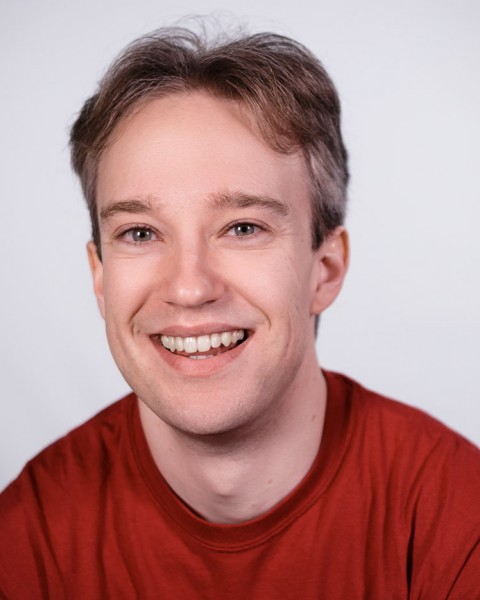
//> input picture l07/task 2/face.jpg, 480 x 600 px
$ ./objectDetection   (built with g++ and OpenCV 4)
//> lines starting //> are read from the running program, lines starting //| are printed output that depends on the picture; after the words box and inside, x2 and y2 are one past the last pixel; in counts of white or black regions, pixels touching at a corner belong together
 #include "opencv2/objdetect/objdetect.hpp"
 #include "opencv2/highgui/highgui.hpp"
 #include "opencv2/imgproc/imgproc.hpp"

 #include <iostream>
 #include <stdio.h>

 using namespace std;
 using namespace cv;

 /** Function Headers */
 void detectAndDisplay( Mat frame );

 /** Global variables */
 String face_cascade_name = "../haarcascade_frontalface_alt.xml";
 String eyes_cascade_name = "../haarcascade_eye_tree_eyeglasses.xml";
 CascadeClassifier face_cascade;
 CascadeClassifier eyes_cascade;
 RNG rng(12345);

 /** @function main */
 int main( int argc, const char** argv )
 {
   Mat frame;

   //-- 1. Load the cascades
   if( !face_cascade.load( face_cascade_name ) ){ printf("--(!)Error loading\n"); return -1; };
   if( !eyes_cascade.load( eyes_cascade_name ) ){ printf("--(!)Error loading\n"); return -1; };

   //-- 2. Load the image
   frame = imread("../face.jpg");
//> frame is the input picture: 600 rows x 480 cols, CV_8UC3; mean B, G, R 137.1, 138, 182.4

   //-- 3. Apply the classifier to the frame
   if( !frame.empty() )
   { detectAndDisplay( frame ); }
   else
   { printf(" --(!) No image loaded!\n");}
   return 0;
 }

/** @function detectAndDisplay */
void detectAndDisplay( Mat frame )
{
  std::vector<Rect> faces;
  Mat frame_gray;

  cvtColor( frame, frame_gray, COLOR_BGR2GRAY );
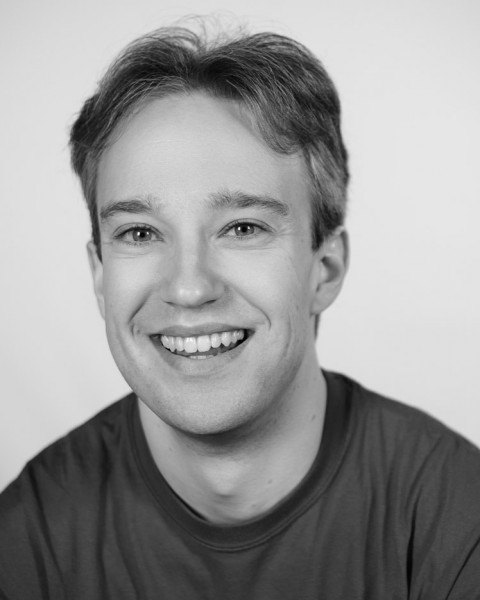
//> frame_gray: 600 rows x 480 cols, CV_8UC1; min 1, max 249, mean 151.1
  equalizeHist( frame_gray, frame_gray );
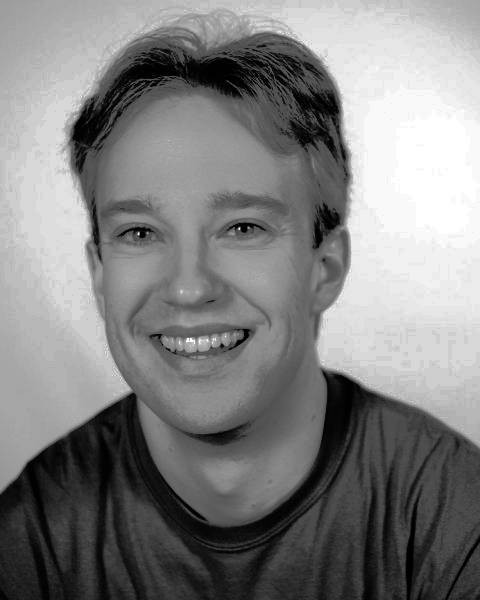
//> frame_gray: 600 rows x 480 cols, CV_8UC1; min 0, max 255, mean 129

  //-- Detect faces
  face_cascade.detectMultiScale( frame_gray, faces, 1.1, 2, 0|CASCADE_SCALE_IMAGE, Size(30, 30) );
//> faces = 1 Rect (x, y, width, height): [54, 124, 274, 274]

  if (faces.size() == 0)
  { printf(" --(!) No face detected!\n"); }

  for( int i = 0; i < faces.size(); i++ )
  {
    Point center( faces[i].x + faces[i].width*0.5, faces[i].y + faces[i].height*0.5 );
    ellipse( frame, center, Size( faces[i].width*0.5, faces[i].height*0.5), 0, 0, 360, Scalar( 255, 0, 255 ), 4, 8, 0 );

    Mat faceROI = frame_gray( faces[i] );
    std::vector<Rect> eyes;

    //-- In each face, detect eyes
    eyes_cascade.detectMultiScale( faceROI, eyes, 1.1, 2, 0 |CASCADE_SCALE_IMAGE, Size(30, 30) );

    for( int j = 0; j < eyes.size(); j++ )
     {
       Point center( faces[i].x + eyes[j].x + eyes[j].width*0.5, faces[i].y + eyes[j].y + eyes[j].height*0.5 );
       int radius = cvRound( (eyes[j].width + eyes[j].height)*0.25 );
       circle( frame, center, radius, Scalar( 255, 0, 0 ), 4, 8, 0 );
     }
  }
//> this loop made 1 pass
//> center on pass 1: Point(191, 261)
//> pass 1, in detectAndDisplay, `Mat faceROI = frame_gray( faces[i] );`:
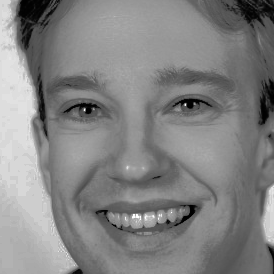
//> faceROI: 274 rows x 274 cols, CV_8UC1; min 0, max 255, mean 131.1
//> after the loop:
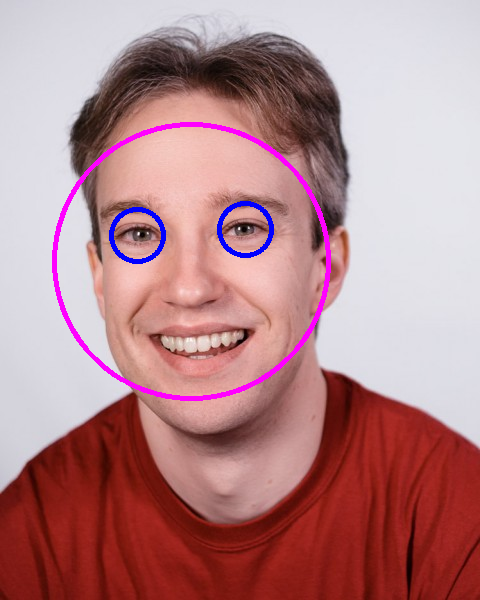
//> frame: 600 rows x 480 cols, CV_8UC3; 2.05% of pixels changed, all inside (x1, y1, x2, y2) = (52, 122, 331, 401)
  //-- Show what you got
  imwrite( "face_detection.jpg" , frame);
 }
